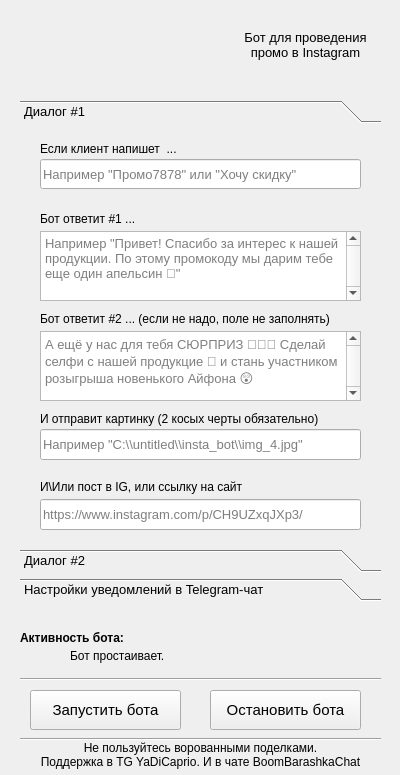
<?xml version="1.0" encoding="UTF-8"?>
<ui version="4.0">
 <class>MainWindow</class>
 <widget class="QMainWindow" name="MainWindow">
  <property name="geometry">
   <rect>
    <x>0</x>
    <y>0</y>
    <width>400</width>
    <height>775</height>
   </rect>
  </property>
  <property name="minimumSize">
   <size>
    <width>400</width>
    <height>775</height>
   </size>
  </property>
  <property name="maximumSize">
   <size>
    <width>400</width>
    <height>775</height>
   </size>
  </property>
  <property name="windowTitle">
   <string notr="true">BoomBarashka v1.02</string>
  </property>
  <property name="windowIcon">
   <iconset resource="in_bot.qrc">
    <normaloff>:/grafika/ico.png</normaloff>:/grafika/ico.png</iconset>
  </property>
  <property name="autoFillBackground">
   <bool>false</bool>
  </property>
  <property name="styleSheet">
   <string notr="true"/>
  </property>
  <widget class="QWidget" name="centralwidget">
   <widget class="Line" name="line">
    <property name="geometry">
     <rect>
      <x>20</x>
      <y>730</y>
      <width>361</width>
      <height>19</height>
     </rect>
    </property>
    <property name="orientation">
     <enum>Qt::Horizontal</enum>
    </property>
   </widget>
   <widget class="QPushButton" name="pushButton">
    <property name="geometry">
     <rect>
      <x>30</x>
      <y>690</y>
      <width>151</width>
      <height>40</height>
     </rect>
    </property>
    <property name="font">
     <font>
      <pointsize>11</pointsize>
     </font>
    </property>
    <property name="cursor">
     <cursorShape>PointingHandCursor</cursorShape>
    </property>
    <property name="mouseTracking">
     <bool>true</bool>
    </property>
    <property name="text">
     <string>Запустить бота</string>
    </property>
    <property name="icon">
     <iconset resource="in_bot.qrc">
      <normaloff>:/grafika/tick-circle-frame.png</normaloff>:/grafika/tick-circle-frame.png</iconset>
    </property>
   </widget>
   <widget class="QPushButton" name="pushButton_2">
    <property name="geometry">
     <rect>
      <x>210</x>
      <y>690</y>
      <width>151</width>
      <height>40</height>
     </rect>
    </property>
    <property name="font">
     <font>
      <pointsize>11</pointsize>
     </font>
    </property>
    <property name="cursor">
     <cursorShape>PointingHandCursor</cursorShape>
    </property>
    <property name="mouseTracking">
     <bool>true</bool>
    </property>
    <property name="text">
     <string>Остановить бота</string>
    </property>
    <property name="icon">
     <iconset resource="in_bot.qrc">
      <normaloff>:/grafika/cross-circle-frame.png</normaloff>:/grafika/cross-circle-frame.png</iconset>
    </property>
   </widget>
   <widget class="Line" name="line_2">
    <property name="geometry">
     <rect>
      <x>20</x>
      <y>670</y>
      <width>361</width>
      <height>19</height>
     </rect>
    </property>
    <property name="orientation">
     <enum>Qt::Horizontal</enum>
    </property>
   </widget>
   <widget class="QToolBox" name="toolBox">
    <property name="geometry">
     <rect>
      <x>20</x>
      <y>100</y>
      <width>361</width>
      <height>501</height>
     </rect>
    </property>
    <property name="font">
     <font>
      <pointsize>10</pointsize>
     </font>
    </property>
    <property name="cursor">
     <cursorShape>ArrowCursor</cursorShape>
    </property>
    <property name="mouseTracking">
     <bool>false</bool>
    </property>
    <property name="currentIndex">
     <number>0</number>
    </property>
    <widget class="QWidget" name="page">
     <property name="geometry">
      <rect>
       <x>0</x>
       <y>0</y>
       <width>361</width>
       <height>411</height>
      </rect>
     </property>
     <attribute name="label">
      <string>Диалог #1</string>
     </attribute>
     <widget class="QLabel" name="label_13">
      <property name="geometry">
       <rect>
        <x>20</x>
        <y>350</y>
        <width>211</width>
        <height>16</height>
       </rect>
      </property>
      <property name="font">
       <font>
        <pointsize>9</pointsize>
       </font>
      </property>
      <property name="text">
       <string>И\Или пост в IG, или ссылку на сайт</string>
      </property>
     </widget>
     <widget class="QPlainTextEdit" name="plainTextEdit">
      <property name="geometry">
       <rect>
        <x>20</x>
        <y>102</y>
        <width>321</width>
        <height>70</height>
       </rect>
      </property>
      <property name="verticalScrollBarPolicy">
       <enum>Qt::ScrollBarAlwaysOn</enum>
      </property>
      <property name="placeholderText">
       <string>Например &quot;Привет! Спасибо за интерес к нашей продукции. По этому промокоду мы дарим тебе еще один апельсин 🍊&quot;</string>
      </property>
     </widget>
     <widget class="QPlainTextEdit" name="plainTextEdit_4">
      <property name="geometry">
       <rect>
        <x>20</x>
        <y>202</y>
        <width>321</width>
        <height>70</height>
       </rect>
      </property>
      <property name="verticalScrollBarPolicy">
       <enum>Qt::ScrollBarAlwaysOn</enum>
      </property>
      <property name="placeholderText">
       <string>А ещё у нас для тебя СЮРПРИЗ 🎁🎁🎁 Сделай селфи с нашей продукцие 🤳 и стань участником розыгрыша новенького Айфона 😲</string>
      </property>
     </widget>
     <widget class="QLabel" name="label_8">
      <property name="geometry">
       <rect>
        <x>20</x>
        <y>182</y>
        <width>321</width>
        <height>16</height>
       </rect>
      </property>
      <property name="font">
       <font>
        <pointsize>9</pointsize>
       </font>
      </property>
      <property name="text">
       <string>Бот ответит #2 ... (если не надо, поле не заполнять)</string>
      </property>
     </widget>
     <widget class="QLabel" name="label_10">
      <property name="geometry">
       <rect>
        <x>20</x>
        <y>282</y>
        <width>311</width>
        <height>16</height>
       </rect>
      </property>
      <property name="font">
       <font>
        <pointsize>9</pointsize>
       </font>
      </property>
      <property name="text">
       <string>И отправит картинку (2 косых черты обязательно)</string>
      </property>
     </widget>
     <widget class="QLabel" name="label_4">
      <property name="geometry">
       <rect>
        <x>20</x>
        <y>12</y>
        <width>191</width>
        <height>15</height>
       </rect>
      </property>
      <property name="font">
       <font>
        <pointsize>9</pointsize>
       </font>
      </property>
      <property name="text">
       <string>Если клиент напишет  ...</string>
      </property>
     </widget>
     <widget class="QLabel" name="label_5">
      <property name="geometry">
       <rect>
        <x>20</x>
        <y>82</y>
        <width>181</width>
        <height>15</height>
       </rect>
      </property>
      <property name="font">
       <font>
        <pointsize>9</pointsize>
       </font>
      </property>
      <property name="text">
       <string>Бот ответит #1 ...</string>
      </property>
     </widget>
     <widget class="QLineEdit" name="lineEdit">
      <property name="geometry">
       <rect>
        <x>20</x>
        <y>30</y>
        <width>321</width>
        <height>30</height>
       </rect>
      </property>
      <property name="text">
       <string/>
      </property>
      <property name="placeholderText">
       <string>Например &quot;Промо7878&quot; или &quot;Хочу скидку&quot;</string>
      </property>
      <property name="clearButtonEnabled">
       <bool>true</bool>
      </property>
     </widget>
     <widget class="QLineEdit" name="lineEdit_2">
      <property name="geometry">
       <rect>
        <x>20</x>
        <y>300</y>
        <width>321</width>
        <height>31</height>
       </rect>
      </property>
      <property name="placeholderText">
       <string>Например &quot;C:\\untitled\\insta_bot\\img_4.jpg&quot;</string>
      </property>
      <property name="clearButtonEnabled">
       <bool>true</bool>
      </property>
     </widget>
     <widget class="QLineEdit" name="lineEdit_3">
      <property name="geometry">
       <rect>
        <x>20</x>
        <y>370</y>
        <width>321</width>
        <height>31</height>
       </rect>
      </property>
      <property name="placeholderText">
       <string>https://www.instagram.com/p/CH9UZxqJXp3/</string>
      </property>
      <property name="clearButtonEnabled">
       <bool>true</bool>
      </property>
     </widget>
    </widget>
    <widget class="QWidget" name="page_2">
     <property name="geometry">
      <rect>
       <x>0</x>
       <y>0</y>
       <width>361</width>
       <height>411</height>
      </rect>
     </property>
     <attribute name="label">
      <string>Диалог #2</string>
     </attribute>
     <widget class="QLabel" name="label_9">
      <property name="geometry">
       <rect>
        <x>20</x>
        <y>180</y>
        <width>311</width>
        <height>16</height>
       </rect>
      </property>
      <property name="font">
       <font>
        <pointsize>9</pointsize>
       </font>
      </property>
      <property name="text">
       <string>Бот ответит #2 ... (если не надо, поле не заполнять)</string>
      </property>
     </widget>
     <widget class="QLabel" name="label_6">
      <property name="geometry">
       <rect>
        <x>20</x>
        <y>10</y>
        <width>171</width>
        <height>16</height>
       </rect>
      </property>
      <property name="font">
       <font>
        <pointsize>9</pointsize>
       </font>
      </property>
      <property name="text">
       <string>Если клиент напишет  ...</string>
      </property>
     </widget>
     <widget class="QLabel" name="label_14">
      <property name="geometry">
       <rect>
        <x>20</x>
        <y>347</y>
        <width>211</width>
        <height>20</height>
       </rect>
      </property>
      <property name="font">
       <font>
        <pointsize>9</pointsize>
       </font>
      </property>
      <property name="text">
       <string>И\Или пост в ИГ, или ссылку на сайт</string>
      </property>
     </widget>
     <widget class="QLabel" name="label_7">
      <property name="geometry">
       <rect>
        <x>20</x>
        <y>80</y>
        <width>121</width>
        <height>15</height>
       </rect>
      </property>
      <property name="font">
       <font>
        <pointsize>9</pointsize>
       </font>
      </property>
      <property name="text">
       <string>Бот ответит #1 ...</string>
      </property>
     </widget>
     <widget class="QLabel" name="label_12">
      <property name="geometry">
       <rect>
        <x>20</x>
        <y>280</y>
        <width>301</width>
        <height>16</height>
       </rect>
      </property>
      <property name="font">
       <font>
        <pointsize>9</pointsize>
       </font>
      </property>
      <property name="text">
       <string>И отправит картинку (2 косых черты обязательно)</string>
      </property>
     </widget>
     <widget class="QLineEdit" name="lineEdit_4">
      <property name="geometry">
       <rect>
        <x>20</x>
        <y>30</y>
        <width>321</width>
        <height>30</height>
       </rect>
      </property>
      <property name="placeholderText">
       <string>Например &quot;Лето2020&quot; или &quot;Давайте скидку&quot;</string>
      </property>
      <property name="clearButtonEnabled">
       <bool>true</bool>
      </property>
     </widget>
     <widget class="QPlainTextEdit" name="plainTextEdit_2">
      <property name="geometry">
       <rect>
        <x>20</x>
        <y>100</y>
        <width>321</width>
        <height>70</height>
       </rect>
      </property>
      <property name="verticalScrollBarPolicy">
       <enum>Qt::ScrollBarAlwaysOn</enum>
      </property>
      <property name="placeholderText">
       <string>Например &quot;Привет! Спасибо за интерес к нашей продукции. По этому промокоду мы дарим тебе еще один апельсин 🍊&quot;</string>
      </property>
     </widget>
     <widget class="QPlainTextEdit" name="plainTextEdit_5">
      <property name="geometry">
       <rect>
        <x>20</x>
        <y>200</y>
        <width>321</width>
        <height>70</height>
       </rect>
      </property>
      <property name="verticalScrollBarPolicy">
       <enum>Qt::ScrollBarAlwaysOn</enum>
      </property>
      <property name="placeholderText">
       <string>А ещё у нас для тебя СЮРПРИЗ 🎁🎁🎁 Сделай селфи с нашей продукцие 🤳 и стань участником розыгрыша новенького Айфона 😲</string>
      </property>
     </widget>
     <widget class="QLineEdit" name="lineEdit_5">
      <property name="geometry">
       <rect>
        <x>20</x>
        <y>300</y>
        <width>321</width>
        <height>31</height>
       </rect>
      </property>
      <property name="placeholderText">
       <string>Например &quot;C:\\untitled\\insta_bot\\img_5.jpg&quot;</string>
      </property>
      <property name="clearButtonEnabled">
       <bool>true</bool>
      </property>
     </widget>
     <widget class="QLineEdit" name="lineEdit_6">
      <property name="geometry">
       <rect>
        <x>20</x>
        <y>370</y>
        <width>321</width>
        <height>31</height>
       </rect>
      </property>
      <property name="placeholderText">
       <string>https://www.instagram.com/p/CH9UZxqJXp3/</string>
      </property>
      <property name="clearButtonEnabled">
       <bool>true</bool>
      </property>
     </widget>
    </widget>
    <widget class="QWidget" name="page_3">
     <property name="enabled">
      <bool>true</bool>
     </property>
     <property name="geometry">
      <rect>
       <x>0</x>
       <y>0</y>
       <width>361</width>
       <height>411</height>
      </rect>
     </property>
     <attribute name="label">
      <string>Настройки уведомлений в Telegram-чат</string>
     </attribute>
     <widget class="QLabel" name="label_16">
      <property name="geometry">
       <rect>
        <x>10</x>
        <y>10</y>
        <width>101</width>
        <height>41</height>
       </rect>
      </property>
      <property name="text">
       <string>Токен бота</string>
      </property>
     </widget>
     <widget class="QLineEdit" name="lineEdit_7">
      <property name="geometry">
       <rect>
        <x>10</x>
        <y>40</y>
        <width>331</width>
        <height>31</height>
       </rect>
      </property>
      <property name="placeholderText">
       <string>Узнать можно у BotFather в Телеграме</string>
      </property>
     </widget>
     <widget class="QLabel" name="label_17">
      <property name="geometry">
       <rect>
        <x>10</x>
        <y>80</y>
        <width>101</width>
        <height>41</height>
       </rect>
      </property>
      <property name="text">
       <string>ID чата</string>
      </property>
     </widget>
     <widget class="QLineEdit" name="lineEdit_8">
      <property name="geometry">
       <rect>
        <x>10</x>
        <y>110</y>
        <width>331</width>
        <height>31</height>
       </rect>
      </property>
      <property name="placeholderText">
       <string>Например '-1001292920840'</string>
      </property>
     </widget>
     <widget class="QLabel" name="label_18">
      <property name="geometry">
       <rect>
        <x>20</x>
        <y>160</y>
        <width>311</width>
        <height>131</height>
       </rect>
      </property>
      <property name="text">
       <string>&lt;html&gt;&lt;head/&gt;&lt;body&gt;&lt;p&gt;Сообщение от бота будет&lt;br/&gt;такого вида:&lt;br/&gt;&lt;br/&gt;&lt;span style=&quot; font-style:italic;&quot;&gt;Сообщение от Инстаграм-бота: &lt;br/&gt;была активация промокода&lt;br/&gt;Промо2020&lt;br/&gt;пользователем: insta_user&lt;/span&gt;&lt;/p&gt;&lt;/body&gt;&lt;/html&gt;</string>
      </property>
     </widget>
    </widget>
   </widget>
   <widget class="QLabel" name="label_3">
    <property name="geometry">
     <rect>
      <x>10</x>
      <y>730</y>
      <width>381</width>
      <height>50</height>
     </rect>
    </property>
    <property name="font">
     <font>
      <pointsize>9</pointsize>
     </font>
    </property>
    <property name="text">
     <string>&lt;html&gt;&lt;head/&gt;&lt;body&gt;&lt;p align=&quot;center&quot;&gt;Не пользуйтесь ворованными поделками.&lt;br/&gt;Поддержка в TG YaDiCaprio. И в чате BoomBarashkaChat&lt;/p&gt;&lt;/body&gt;&lt;/html&gt;</string>
    </property>
   </widget>
   <widget class="QLabel" name="label_11">
    <property name="geometry">
     <rect>
      <x>20</x>
      <y>630</y>
      <width>171</width>
      <height>16</height>
     </rect>
    </property>
    <property name="font">
     <font>
      <pointsize>9</pointsize>
     </font>
    </property>
    <property name="text">
     <string>&lt;html&gt;&lt;head/&gt;&lt;body&gt;&lt;p&gt;&lt;span style=&quot; font-weight:600;&quot;&gt;Активность бота:&lt;/span&gt;&lt;/p&gt;&lt;/body&gt;&lt;/html&gt;</string>
    </property>
   </widget>
   <widget class="QLabel" name="label_2">
    <property name="geometry">
     <rect>
      <x>70</x>
      <y>640</y>
      <width>251</width>
      <height>31</height>
     </rect>
    </property>
    <property name="font">
     <font>
      <pointsize>9</pointsize>
     </font>
    </property>
    <property name="text">
     <string>Бот простаивает.</string>
    </property>
   </widget>
   <widget class="QLabel" name="label">
    <property name="geometry">
     <rect>
      <x>27</x>
      <y>10</y>
      <width>201</width>
      <height>81</height>
     </rect>
    </property>
    <property name="text">
     <string/>
    </property>
    <property name="pixmap">
     <pixmap resource="in_bot.qrc">:/grafika/logo.png</pixmap>
    </property>
    <property name="scaledContents">
     <bool>true</bool>
    </property>
   </widget>
   <widget class="QLabel" name="label_15">
    <property name="geometry">
     <rect>
      <x>230</x>
      <y>30</y>
      <width>151</width>
      <height>31</height>
     </rect>
    </property>
    <property name="font">
     <font>
      <pointsize>10</pointsize>
     </font>
    </property>
    <property name="text">
     <string>&lt;html&gt;&lt;head/&gt;&lt;body&gt;&lt;p align=&quot;center&quot;&gt;Бот для проведения&lt;br/&gt;промо в Instagram&lt;/p&gt;&lt;/body&gt;&lt;/html&gt;</string>
    </property>
   </widget>
  </widget>
 </widget>
 <resources>
  <include location="in_bot.qrc"/>
 </resources>
 <connections/>
</ui>
